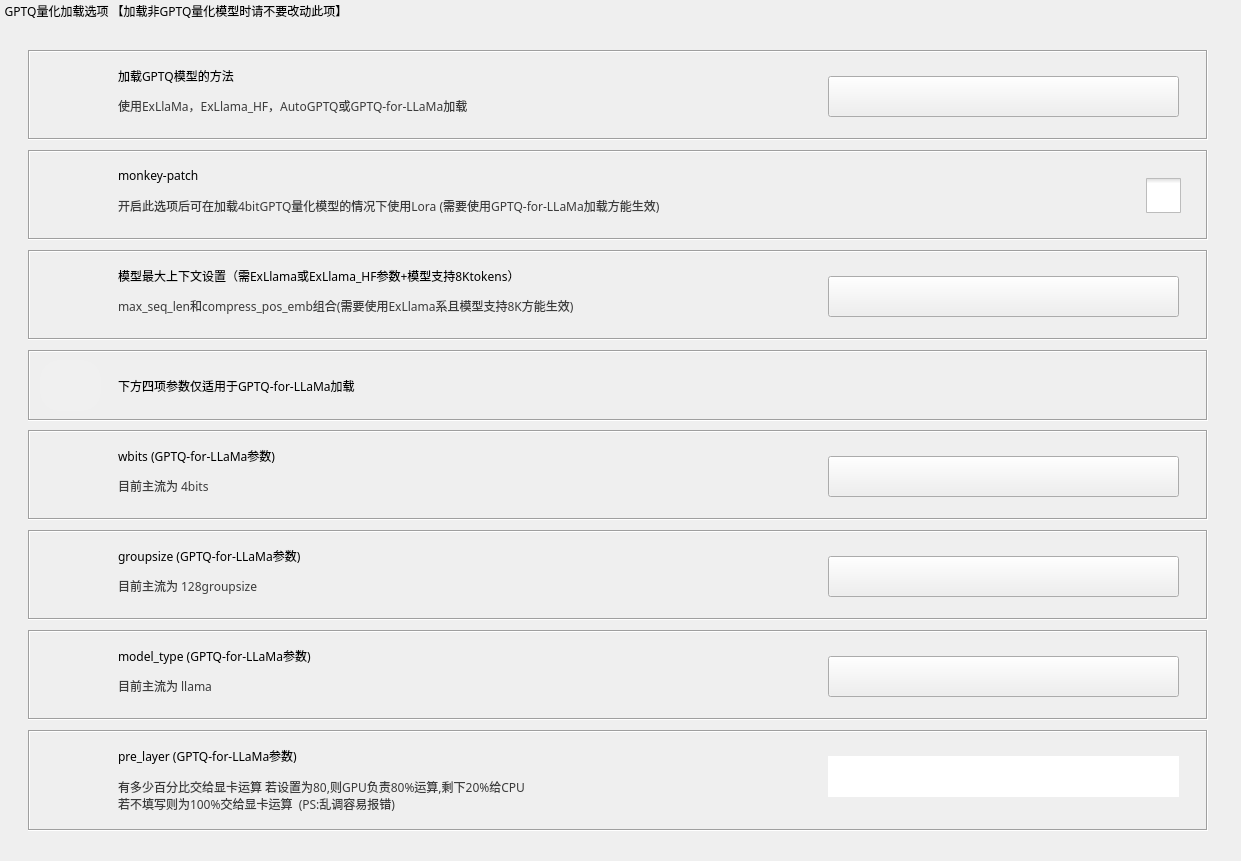
      <widget class="QGroupBox" name="groupBox_2">
       <property name="geometry">
        <rect>
         <x>20</x>
         <y>1030</y>
         <width>1241</width>
         <height>861</height>
        </rect>
       </property>
       <property name="font">
        <font>
         <family>微软雅黑</family>
         
         <weight>50</weight>
         <italic>false</italic>
         <bold>false</bold>
        </font>
       </property>
       <property name="styleSheet">
        <string notr="true">QGroupBox{
    border: none;
	font:27px &quot;微软雅黑&quot;;
}
</string>
       </property>
       <property name="title">
        <string> GPTQ量化加载选项 【加载非GPTQ量化模型时请不要改动此项】</string>
       </property>
       <widget class="QFrame" name="frame_6">
        <property name="geometry">
         <rect>
          <x>28</x>
          <y>430</y>
          <width>1180</width>
          <height>90</height>
         </rect>
        </property>
        <property name="frameShape">
         <enum>QFrame::Box</enum>
        </property>
        <property name="frameShadow">
         <enum>QFrame::Sunken</enum>
        </property>
        <widget class="QComboBox" name="laGptqW">
         <property name="geometry">
          <rect>
           <x>800</x>
           <y>26</y>
           <width>351</width>
           <height>41</height>
          </rect>
         </property>
         <property name="font">
          <font>
           <family>微软雅黑</family>
           
           <weight>50</weight>
           <italic>false</italic>
           <bold>false</bold>
          </font>
         </property>
         <property name="styleSheet">
          <string notr="true">QComboBox::drop-down
{
	subcontrol-origin: padding;
	subcontrol-position: center right;
	width: 30px;
	border:none;
}
QComboBox::down-arrow {
     image: url(:/ss/收起.png)
  }
QComboBox {
	font: 23px &quot;微软雅黑&quot;;
}</string>
         </property>
         <property name="currentText">
          <string/>
         </property>
         <property name="currentIndex">
          <number>0</number>
         </property>
         <item>
          <property name="text">
           <string/>
          </property>
         </item>
         <item>
          <property name="text">
           <string>1</string>
          </property>
         </item>
         <item>
          <property name="text">
           <string>2</string>
          </property>
         </item>
         <item>
          <property name="text">
           <string>3</string>
          </property>
         </item>
         <item>
          <property name="text">
           <string>4</string>
          </property>
         </item>
         <item>
          <property name="text">
           <string>8</string>
          </property>
         </item>
        </widget>
        <widget class="QLabel" name="label_19">
         <property name="geometry">
          <rect>
           <x>90</x>
           <y>10</y>
           <width>271</width>
           <height>31</height>
          </rect>
         </property>
         <property name="font">
          <font>
           <family>微软雅黑</family>
           
           <weight>50</weight>
           <italic>false</italic>
           <bold>false</bold>
          </font>
         </property>
         <property name="styleSheet">
          <string notr="true">font: 20px &quot;微软雅黑&quot;;</string>
         </property>
         <property name="text">
          <string>wbits (GPTQ-for-LLaMa参数)</string>
         </property>
        </widget>
        <widget class="QLabel" name="label_20">
         <property name="geometry">
          <rect>
           <x>90</x>
           <y>40</y>
           <width>671</width>
           <height>31</height>
          </rect>
         </property>
         <property name="font">
          <font>
           <family>微软雅黑</family>
           
           <weight>50</weight>
           <italic>false</italic>
           <bold>false</bold>
          </font>
         </property>
         <property name="styleSheet">
          <string notr="true">color:rgb(59, 59, 59);
font: 18px &quot;微软雅黑&quot;;</string>
         </property>
         <property name="text">
          <string>目前主流为 4bits</string>
         </property>
        </widget>
        <widget class="QLabel" name="label_21">
         <property name="geometry">
          <rect>
           <x>20</x>
           <y>19</y>
           <width>45</width>
           <height>45</height>
          </rect>
         </property>
         <property name="styleSheet">
          <string notr="true">border-image:url(:/ss/列表.png)</string>
         </property>
         <property name="text">
          <string/>
         </property>
        </widget>
       </widget>
       <widget class="QFrame" name="frame_7">
        <property name="geometry">
         <rect>
          <x>28</x>
          <y>530</y>
          <width>1180</width>
          <height>90</height>
         </rect>
        </property>
        <property name="frameShape">
         <enum>QFrame::Box</enum>
        </property>
        <property name="frameShadow">
         <enum>QFrame::Sunken</enum>
        </property>
        <widget class="QComboBox" name="laGptqGro">
         <property name="geometry">
          <rect>
           <x>800</x>
           <y>26</y>
           <width>351</width>
           <height>41</height>
          </rect>
         </property>
         <property name="font">
          <font>
           <family>微软雅黑</family>
           
           <weight>50</weight>
           <italic>false</italic>
           <bold>false</bold>
          </font>
         </property>
         <property name="styleSheet">
          <string notr="true">QComboBox::drop-down
{
	subcontrol-origin: padding;
	subcontrol-position: center right;
	width: 30px;
	border:none;
}
QComboBox::down-arrow {
     image: url(:/ss/收起.png)
  }
QComboBox {
	font: 23px &quot;微软雅黑&quot;;
}</string>
         </property>
         <property name="currentText">
          <string/>
         </property>
         <property name="currentIndex">
          <number>0</number>
         </property>
         <item>
          <property name="text">
           <string/>
          </property>
         </item>
         <item>
          <property name="text">
           <string>32</string>
          </property>
         </item>
         <item>
          <property name="text">
           <string>64</string>
          </property>
         </item>
         <item>
          <property name="text">
           <string>128</string>
          </property>
         </item>
         <item>
          <property name="text">
           <string>1024</string>
          </property>
         </item>
        </widget>
        <widget class="QLabel" name="label_22">
         <property name="geometry">
          <rect>
           <x>90</x>
           <y>10</y>
           <width>341</width>
           <height>31</height>
          </rect>
         </property>
         <property name="font">
          <font>
           <family>微软雅黑</family>
           
           <weight>50</weight>
           <italic>false</italic>
           <bold>false</bold>
          </font>
         </property>
         <property name="styleSheet">
          <string notr="true">font: 20px &quot;微软雅黑&quot;;</string>
         </property>
         <property name="text">
          <string>groupsize (GPTQ-for-LLaMa参数)</string>
         </property>
        </widget>
        <widget class="QLabel" name="label_23">
         <property name="geometry">
          <rect>
           <x>90</x>
           <y>40</y>
           <width>671</width>
           <height>31</height>
          </rect>
         </property>
         <property name="font">
          <font>
           <family>微软雅黑</family>
           
           <weight>50</weight>
           <italic>false</italic>
           <bold>false</bold>
          </font>
         </property>
         <property name="styleSheet">
          <string notr="true">color:rgb(59, 59, 59);
font: 18px &quot;微软雅黑&quot;;</string>
         </property>
         <property name="text">
          <string>目前主流为 128groupsize</string>
         </property>
        </widget>
        <widget class="QLabel" name="label_24">
         <property name="geometry">
          <rect>
           <x>20</x>
           <y>19</y>
           <width>45</width>
           <height>45</height>
          </rect>
         </property>
         <property name="styleSheet">
          <string notr="true">border-image:url(:/ss/列表.png)</string>
         </property>
         <property name="text">
          <string/>
         </property>
        </widget>
       </widget>
       <widget class="QFrame" name="frame_8">
        <property name="geometry">
         <rect>
          <x>28</x>
          <y>630</y>
          <width>1180</width>
          <height>90</height>
         </rect>
        </property>
        <property name="frameShape">
         <enum>QFrame::Box</enum>
        </property>
        <property name="frameShadow">
         <enum>QFrame::Sunken</enum>
        </property>
        <widget class="QComboBox" name="laGptqType">
         <property name="geometry">
          <rect>
           <x>800</x>
           <y>26</y>
           <width>351</width>
           <height>41</height>
          </rect>
         </property>
         <property name="font">
          <font>
           <family>微软雅黑</family>
           
           <weight>50</weight>
           <italic>false</italic>
           <bold>false</bold>
          </font>
         </property>
         <property name="styleSheet">
          <string notr="true">QComboBox::drop-down
{
	subcontrol-origin: padding;
	subcontrol-position: center right;
	width: 30px;
	border:none;
}
QComboBox::down-arrow {
     image: url(:/ss/收起.png)
  }
QComboBox {
	font: 23px &quot;微软雅黑&quot;;
}</string>
         </property>
         <property name="currentText">
          <string/>
         </property>
         <property name="currentIndex">
          <number>0</number>
         </property>
         <item>
          <property name="text">
           <string/>
          </property>
         </item>
         <item>
          <property name="text">
           <string>llama</string>
          </property>
         </item>
         <item>
          <property name="text">
           <string>opt</string>
          </property>
         </item>
         <item>
          <property name="text">
           <string>gptj</string>
          </property>
         </item>
        </widget>
        <widget class="QLabel" name="label_25">
         <property name="geometry">
          <rect>
           <x>90</x>
           <y>10</y>
           <width>341</width>
           <height>31</height>
          </rect>
         </property>
         <property name="font">
          <font>
           <family>微软雅黑</family>
           
           <weight>50</weight>
           <italic>false</italic>
           <bold>false</bold>
          </font>
         </property>
         <property name="styleSheet">
          <string notr="true">font: 20px &quot;微软雅黑&quot;;</string>
         </property>
         <property name="text">
          <string>model_type (GPTQ-for-LLaMa参数)</string>
         </property>
        </widget>
        <widget class="QLabel" name="label_26">
         <property name="geometry">
          <rect>
           <x>90</x>
           <y>40</y>
           <width>671</width>
           <height>31</height>
          </rect>
         </property>
         <property name="font">
          <font>
           <family>微软雅黑</family>
           
           <weight>50</weight>
           <italic>false</italic>
           <bold>false</bold>
          </font>
         </property>
         <property name="styleSheet">
          <string notr="true">color:rgb(59, 59, 59);
font: 18px &quot;微软雅黑&quot;;</string>
         </property>
         <property name="text">
          <string>目前主流为 llama</string>
         </property>
        </widget>
        <widget class="QLabel" name="label_27">
         <property name="geometry">
          <rect>
           <x>20</x>
           <y>19</y>
           <width>45</width>
           <height>45</height>
          </rect>
         </property>
         <property name="styleSheet">
          <string notr="true">border-image:url(:/ss/列表.png)</string>
         </property>
         <property name="text">
          <string/>
         </property>
        </widget>
       </widget>
       <widget class="QFrame" name="frame_14">
        <property name="geometry">
         <rect>
          <x>28</x>
          <y>730</y>
          <width>1180</width>
          <height>101</height>
         </rect>
        </property>
        <property name="frameShape">
         <enum>QFrame::Box</enum>
        </property>
        <property name="frameShadow">
         <enum>QFrame::Sunken</enum>
        </property>
        <widget class="QLabel" name="label_32">
         <property name="geometry">
          <rect>
           <x>90</x>
           <y>10</y>
           <width>351</width>
           <height>31</height>
          </rect>
         </property>
         <property name="font">
          <font>
           <family>微软雅黑</family>
           
           <weight>50</weight>
           <italic>false</italic>
           <bold>false</bold>
          </font>
         </property>
         <property name="styleSheet">
          <string notr="true">font: 20px &quot;微软雅黑&quot;;</string>
         </property>
         <property name="text">
          <string>pre_layer (GPTQ-for-LLaMa参数)</string>
         </property>
        </widget>
        <widget class="QLabel" name="label_33">
         <property name="geometry">
          <rect>
           <x>90</x>
           <y>40</y>
           <width>691</width>
           <height>51</height>
          </rect>
         </property>
         <property name="font">
          <font>
           <family>微软雅黑</family>
           
           <weight>50</weight>
           <italic>false</italic>
           <bold>false</bold>
          </font>
         </property>
         <property name="styleSheet">
          <string notr="true">color:rgb(59, 59, 59);
font: 18px &quot;微软雅黑&quot;;</string>
         </property>
         <property name="text">
          <string>有多少百分比交给显卡运算 若设置为80,则GPU负责80%运算,剩下20%给CPU
若不填写则为100%交给显卡运算  (PS:乱调容易报错)</string>
         </property>
        </widget>
        <widget class="QLabel" name="label_49">
         <property name="geometry">
          <rect>
           <x>20</x>
           <y>19</y>
           <width>45</width>
           <height>45</height>
          </rect>
         </property>
         <property name="styleSheet">
          <string notr="true">border-image:url(:/ss/列表.png)</string>
         </property>
         <property name="text">
          <string/>
         </property>
        </widget>
        <widget class="QLineEdit" name="laPre">
         <property name="geometry">
          <rect>
           <x>800</x>
           <y>26</y>
           <width>351</width>
           <height>41</height>
          </rect>
         </property>
         <property name="font">
          <font>
           <family>微软雅黑</family>
           
           <weight>50</weight>
           <italic>false</italic>
           <bold>false</bold>
          </font>
         </property>
         <property name="styleSheet">
          <string notr="true">font: 20px &quot;微软雅黑&quot;;</string>
         </property>
         <property name="locale">
          <locale language="English" country="UnitedStates"/>
         </property>
         <property name="frame">
          <bool>false</bool>
         </property>
        </widget>
       </widget>
       <widget class="QFrame" name="frame_17">
        <property name="geometry">
         <rect>
          <x>28</x>
          <y>50</y>
          <width>1180</width>
          <height>90</height>
         </rect>
        </property>
        <property name="frameShape">
         <enum>QFrame::Box</enum>
        </property>
        <property name="frameShadow">
         <enum>QFrame::Sunken</enum>
        </property>
        <widget class="QComboBox" name="laGPTQWay">
         <property name="geometry">
          <rect>
           <x>800</x>
           <y>26</y>
           <width>351</width>
           <height>41</height>
          </rect>
         </property>
         <property name="font">
          <font>
           <family>微软雅黑</family>
           
           <weight>50</weight>
           <italic>false</italic>
           <bold>false</bold>
          </font>
         </property>
         <property name="styleSheet">
          <string notr="true">QComboBox::drop-down
{
	subcontrol-origin: padding;
	subcontrol-position: center right;
	width: 30px;
	border:none;
}
QComboBox::down-arrow {
     image: url(:/ss/收起.png)
  }
QComboBox {
	font: 23px &quot;微软雅黑&quot;;
}</string>
         </property>
         <property name="currentText">
          <string/>
         </property>
         <property name="currentIndex">
          <number>0</number>
         </property>
         <item>
          <property name="text">
           <string/>
          </property>
         </item>
         <item>
          <property name="text">
           <string>ExLlama</string>
          </property>
         </item>
         <item>
          <property name="text">
           <string>ExLlama_HF</string>
          </property>
         </item>
         <item>
          <property name="text">
           <string>AutoGPTQ</string>
          </property>
         </item>
         <item>
          <property name="text">
           <string>GPTQ-for-LLaMa</string>
          </property>
         </item>
        </widget>
        <widget class="QLabel" name="label_68">
         <property name="geometry">
          <rect>
           <x>90</x>
           <y>10</y>
           <width>621</width>
           <height>31</height>
          </rect>
         </property>
         <property name="font">
          <font>
           <family>微软雅黑</family>
           
           <weight>50</weight>
           <italic>false</italic>
           <bold>false</bold>
          </font>
         </property>
         <property name="styleSheet">
          <string notr="true">font: 20px &quot;微软雅黑&quot;;</string>
         </property>
         <property name="text">
          <string>加载GPTQ模型的方法</string>
         </property>
        </widget>
        <widget class="QLabel" name="label_69">
         <property name="geometry">
          <rect>
           <x>90</x>
           <y>40</y>
           <width>691</width>
           <height>31</height>
          </rect>
         </property>
         <property name="font">
          <font>
           <family>微软雅黑</family>
           
           <weight>50</weight>
           <italic>false</italic>
           <bold>false</bold>
          </font>
         </property>
         <property name="styleSheet">
          <string notr="true">color:rgb(59, 59, 59);
font: 18px &quot;微软雅黑&quot;;</string>
         </property>
         <property name="text">
          <string>使用ExLlaMa，ExLlama_HF，AutoGPTQ或GPTQ-for-LLaMa加载</string>
         </property>
        </widget>
        <widget class="QLabel" name="label_70">
         <property name="geometry">
          <rect>
           <x>20</x>
           <y>19</y>
           <width>45</width>
           <height>45</height>
          </rect>
         </property>
         <property name="styleSheet">
          <string notr="true">border-image:url(:/ss/业务扶持.png)</string>
         </property>
         <property name="text">
          <string/>
         </property>
        </widget>
       </widget>
       <widget class="QFrame" name="frame_28">
        <property name="geometry">
         <rect>
          <x>28</x>
          <y>350</y>
          <width>1180</width>
          <height>71</height>
         </rect>
        </property>
        <property name="frameShape">
         <enum>QFrame::Box</enum>
        </property>
        <property name="frameShadow">
         <enum>QFrame::Sunken</enum>
        </property>
        <widget class="QLabel" name="label_92">
         <property name="geometry">
          <rect>
           <x>90</x>
           <y>10</y>
           <width>131</width>
           <height>31</height>
          </rect>
         </property>
         <property name="font">
          <font>
           <family>微软雅黑</family>
           <pointsize>12</pointsize>
          </font>
         </property>
         <property name="text">
          <string/>
         </property>
        </widget>
        <widget class="QLabel" name="label_93">
         <property name="geometry">
          <rect>
           <x>90</x>
           <y>40</y>
           <width>671</width>
           <height>31</height>
          </rect>
         </property>
         <property name="font">
          <font>
           <family>微软雅黑</family>
           <pointsize>11</pointsize>
          </font>
         </property>
         <property name="styleSheet">
          <string notr="true">color:rgb(59, 59, 59)</string>
         </property>
         <property name="text">
          <string/>
         </property>
        </widget>
        <widget class="QLabel" name="label_94">
         <property name="geometry">
          <rect>
           <x>90</x>
           <y>0</y>
           <width>1051</width>
           <height>71</height>
          </rect>
         </property>
         <property name="font">
          <font>
           <family>微软雅黑</family>
           
           <weight>50</weight>
           <italic>false</italic>
           <bold>false</bold>
          </font>
         </property>
         <property name="styleSheet">
          <string notr="true">font: 20px &quot;微软雅黑&quot;;</string>
         </property>
         <property name="text">
          <string>下方四项参数仅适用于GPTQ-for-LLaMa加载</string>
         </property>
        </widget>
        <widget class="QPushButton" name="warn_6">
         <property name="geometry">
          <rect>
           <x>12</x>
           <y>10</y>
           <width>61</width>
           <height>51</height>
          </rect>
         </property>
         <property name="focusPolicy">
          <enum>Qt::StrongFocus</enum>
         </property>
         <property name="styleSheet">
          <string notr="true">QPushButton {
    background-color:rgb(240,240,240);	
	 	border-radius: 20px;

}</string>
         </property>
         <property name="text">
          <string/>
         </property>
         <property name="icon">
          <iconset resource="s.qrc">
           <normaloff>:/ss/exclamation-point-ring (1).png</normaloff>:/ss/exclamation-point-ring (1).png</iconset>
         </property>
         <property name="iconSize">
          <size>
           <width>43</width>
           <height>40</height>
          </size>
         </property>
        </widget>
       </widget>
       <widget class="QFrame" name="frame_18">
        <property name="geometry">
         <rect>
          <x>28</x>
          <y>150</y>
          <width>1180</width>
          <height>90</height>
         </rect>
        </property>
        <property name="frameShape">
         <enum>QFrame::Box</enum>
        </property>
        <property name="frameShadow">
         <enum>QFrame::Sunken</enum>
        </property>
        <widget class="QLabel" name="label_56">
         <property name="geometry">
          <rect>
           <x>90</x>
           <y>10</y>
           <width>181</width>
           <height>31</height>
          </rect>
         </property>
         <property name="font">
          <font>
           <family>微软雅黑</family>
           
           <weight>50</weight>
           <italic>false</italic>
           <bold>false</bold>
          </font>
         </property>
         <property name="styleSheet">
          <string notr="true">font: 20px &quot;微软雅黑&quot;;</string>
         </property>
         <property name="text">
          <string>monkey-patch</string>
         </property>
        </widget>
        <widget class="QLabel" name="label_57">
         <property name="geometry">
          <rect>
           <x>90</x>
           <y>40</y>
           <width>841</width>
           <height>31</height>
          </rect>
         </property>
         <property name="font">
          <font>
           <family>微软雅黑</family>
           
           <weight>50</weight>
           <italic>false</italic>
           <bold>false</bold>
          </font>
         </property>
         <property name="styleSheet">
          <string notr="true">color:rgb(59, 59, 59);
font: 18px &quot;微软雅黑&quot;;</string>
         </property>
         <property name="text">
          <string>开启此选项后可在加载4bitGPTQ量化模型的情况下使用Lora (需要使用GPTQ-for-LLaMa加载方能生效)</string>
         </property>
        </widget>
        <widget class="QCheckBox" name="laMonkey">
         <property name="geometry">
          <rect>
           <x>1118</x>
           <y>10</y>
           <width>41</width>
           <height>71</height>
          </rect>
         </property>
         <property name="styleSheet">
          <string notr="true">QCheckBox{
    spacing: 35px;
}
QCheckBox::indicator {
	width: 35px;
	height: 35px;
}
QCheckBox::indicator:unchecked {
    image: url(:/ss/未勾选.png);
}
QCheckBox::indicator:unchecked:hover {
    image: url(:/ss/选中 (2).png)
}
QCheckBox::indicator:checked {
    image: url(:/ss/复选框-选中.png)
}
</string>
         </property>
         <property name="text">
          <string/>
         </property>
         <property name="iconSize">
          <size>
           <width>100</width>
           <height>100</height>
          </size>
         </property>
        </widget>
        <widget class="QLabel" name="label_58">
         <property name="geometry">
          <rect>
           <x>20</x>
           <y>19</y>
           <width>45</width>
           <height>45</height>
          </rect>
         </property>
         <property name="styleSheet">
          <string notr="true">border-image:url(:/ss/book-normal书2.png)</string>
         </property>
         <property name="text">
          <string/>
         </property>
        </widget>
       </widget>
       <widget class="QFrame" name="frame_21">
        <property name="geometry">
         <rect>
          <x>28</x>
          <y>250</y>
          <width>1180</width>
          <height>90</height>
         </rect>
        </property>
        <property name="frameShape">
         <enum>QFrame::Box</enum>
        </property>
        <property name="frameShadow">
         <enum>QFrame::Sunken</enum>
        </property>
        <widget class="QLabel" name="label_104">
         <property name="geometry">
          <rect>
           <x>90</x>
           <y>10</y>
           <width>671</width>
           <height>31</height>
          </rect>
         </property>
         <property name="font">
          <font>
           <family>微软雅黑</family>
           
           <weight>50</weight>
           <italic>false</italic>
           <bold>false</bold>
          </font>
         </property>
         <property name="styleSheet">
          <string notr="true">font: 20px &quot;微软雅黑&quot;;</string>
         </property>
         <property name="text">
          <string>模型最大上下文设置（需ExLlama或ExLlama_HF参数+模型支持8Ktokens）</string>
         </property>
        </widget>
        <widget class="QLabel" name="label_105">
         <property name="geometry">
          <rect>
           <x>90</x>
           <y>40</y>
           <width>821</width>
           <height>31</height>
          </rect>
         </property>
         <property name="font">
          <font>
           <family>微软雅黑</family>
           
           <weight>50</weight>
           <italic>false</italic>
           <bold>false</bold>
          </font>
         </property>
         <property name="styleSheet">
          <string notr="true">color:rgb(59, 59, 59);
font: 18px &quot;微软雅黑&quot;;</string>
         </property>
         <property name="text">
          <string>max_seq_len和compress_pos_emb组合(需要使用ExLlama系且模型支持8K方能生效)</string>
         </property>
        </widget>
        <widget class="QLabel" name="label_106">
         <property name="geometry">
          <rect>
           <x>20</x>
           <y>19</y>
           <width>45</width>
           <height>45</height>
          </rect>
         </property>
         <property name="styleSheet">
          <string notr="true">border-image:url(:/ss/列表.png)</string>
         </property>
         <property name="text">
          <string/>
         </property>
        </widget>
        <widget class="QComboBox" name="laMaxTokens">
         <property name="geometry">
          <rect>
           <x>800</x>
           <y>26</y>
           <width>351</width>
           <height>41</height>
          </rect>
         </property>
         <property name="font">
          <font>
           <family>微软雅黑</family>
           
           <weight>50</weight>
           <italic>false</italic>
           <bold>false</bold>
          </font>
         </property>
         <property name="styleSheet">
          <string notr="true">QComboBox::drop-down
{
	subcontrol-origin: padding;
	subcontrol-position: center right;
	width: 30px;
	border:none;
}
QComboBox::down-arrow {
     image: url(:/ss/收起.png)
  }
QComboBox {
	font: 23px &quot;微软雅黑&quot;;
}</string>
         </property>
         <property name="currentText">
          <string/>
         </property>
         <property name="currentIndex">
          <number>0</number>
         </property>
         <item>
          <property name="text">
           <string/>
          </property>
         </item>
         <item>
          <property name="text">
           <string>2048tokens（2048+1）</string>
          </property>
         </item>
         <item>
          <property name="text">
           <string>4096tokens（4096+2）</string>
          </property>
         </item>
         <item>
          <property name="text">
           <string>6144tokens（6144+3）</string>
          </property>
         </item>
         <item>
          <property name="text">
           <string>8192tokens（8192+4）</string>
          </property>
         </item>
        </widget>
       </widget>
      </widget>
